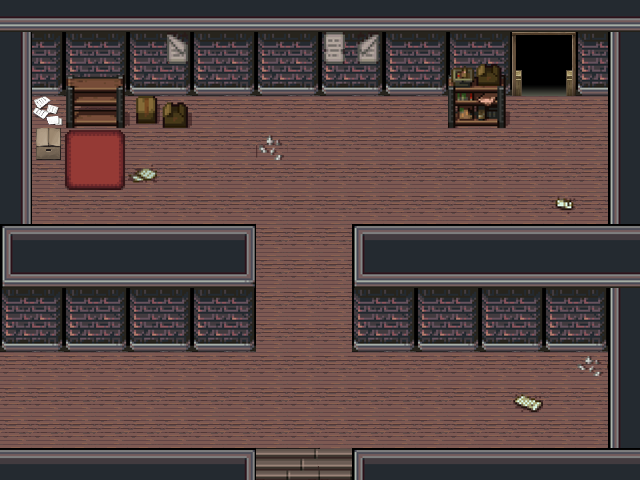

This is a level from a 2D game, rendered from its Tiled map with the project's own tilesets. A one-line summary and the map file follow, with tile-layer data summarised:
An orthogonal 20x15 tile map with 32x32 px tiles, 4 tile layers (Colisiones, suelo, Objetos 1, Objetos2).

<map version="1.5" tiledversion="1.5.0" orientation="orthogonal" renderorder="right-down" width="20" height="15" tilewidth="32" tileheight="32" infinite="0" nextlayerid="8" nextobjectid="1">
 <editorsettings>
  <export format="tmx" />
 </editorsettings>
 <tileset firstgid="1" source="aaa.tsx" />
 <layer id="7" name="Colisiones" width="20" height="15">
  <data>[300 cells, 158 non-empty, 1 distinct tile ids]</data>
 </layer>
 <layer id="1" name="suelo" width="20" height="15">
  <data>[300 cells, 300 non-empty, 13 distinct tile ids]</data>
 </layer>
 <layer id="2" name="Objetos 1" width="20" height="15">
  <data>[300 cells, 42 non-empty, 31 distinct tile ids]</data>
 </layer>
 <layer id="3" name="Objetos2" width="20" height="15">
  <data>[300 cells, 0 non-empty, 0 distinct tile ids]</data>
 </layer>
</map>
